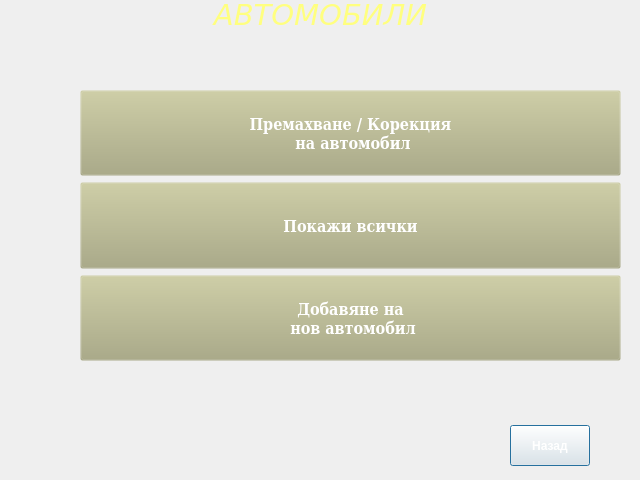
<?xml version="1.0" encoding="UTF-8"?>
<ui version="4.0">
 <class>CarsForm</class>
 <widget class="QDialog" name="CarsForm">
  <property name="geometry">
   <rect>
    <x>0</x>
    <y>0</y>
    <width>640</width>
    <height>480</height>
   </rect>
  </property>
  <property name="sizePolicy">
   <sizepolicy hsizetype="Fixed" vsizetype="Fixed">
    <horstretch>0</horstretch>
    <verstretch>0</verstretch>
   </sizepolicy>
  </property>
  <property name="windowTitle">
   <string>CARS</string>
  </property>
  <property name="styleSheet">
   <string notr="true">background-image: url(:/images/CarFormBackground.jpeg);</string>
  </property>
  <widget class="QLabel" name="L_MainCarsLabel">
   <property name="geometry">
    <rect>
     <x>0</x>
     <y>-1</y>
     <width>641</width>
     <height>31</height>
    </rect>
   </property>
   <property name="font">
    <font>
     <family>DejaVu Sans</family>
     <pointsize>22</pointsize>
     <weight>9</weight>
     <italic>true</italic>
     <bold>false</bold>
    </font>
   </property>
   <property name="styleSheet">
    <string notr="true">color: rgb(255, 255, 127);
font: 75 oblique 22pt &quot;DejaVu Sans&quot;;</string>
   </property>
   <property name="text">
    <string>АВТОМОБИЛИ</string>
   </property>
   <property name="alignment">
    <set>Qt::AlignCenter</set>
   </property>
  </widget>
  <widget class="QPushButton" name="Button_Back">
   <property name="geometry">
    <rect>
     <x>510</x>
     <y>425</y>
     <width>80</width>
     <height>41</height>
    </rect>
   </property>
   <property name="font">
    <font>
     <weight>75</weight>
     <bold>true</bold>
    </font>
   </property>
   <property name="styleSheet">
    <string notr="true">color: rgb(255, 255, 255);</string>
   </property>
   <property name="text">
    <string>Назад</string>
   </property>
  </widget>
  <widget class="QWidget" name="layoutWidget">
   <property name="geometry">
    <rect>
     <x>80</x>
     <y>90</y>
     <width>541</width>
     <height>271</height>
    </rect>
   </property>
   <layout class="QGridLayout" name="gridLayout">
    <property name="leftMargin">
     <number>0</number>
    </property>
    <property name="topMargin">
     <number>0</number>
    </property>
    <property name="rightMargin">
     <number>0</number>
    </property>
    <property name="bottomMargin">
     <number>0</number>
    </property>
    <item row="2" column="0">
     <widget class="QPushButton" name="Button_AddNewAuto">
      <property name="sizePolicy">
       <sizepolicy hsizetype="MinimumExpanding" vsizetype="MinimumExpanding">
        <horstretch>0</horstretch>
        <verstretch>0</verstretch>
       </sizepolicy>
      </property>
      <property name="font">
       <font>
        <family>DejaVu Serif Condensed</family>
        <pointsize>12</pointsize>
        <weight>75</weight>
        <bold>true</bold>
       </font>
      </property>
      <property name="styleSheet">
       <string notr="true">color: rgb(255, 255, 255);
background-color: rgba(170, 170, 127, 0);
</string>
      </property>
      <property name="text">
       <string>Добавяне на 
 нов автомобил</string>
      </property>
     </widget>
    </item>
    <item row="1" column="0">
     <widget class="QPushButton" name="Button_ShowAllAutos">
      <property name="sizePolicy">
       <sizepolicy hsizetype="MinimumExpanding" vsizetype="MinimumExpanding">
        <horstretch>0</horstretch>
        <verstretch>0</verstretch>
       </sizepolicy>
      </property>
      <property name="font">
       <font>
        <family>DejaVu Serif Condensed</family>
        <pointsize>12</pointsize>
        <weight>75</weight>
        <bold>true</bold>
       </font>
      </property>
      <property name="styleSheet">
       <string notr="true">color: rgb(255, 255, 255);
background-color: rgba(170, 170, 127, 0);
</string>
      </property>
      <property name="text">
       <string>Покажи всички</string>
      </property>
     </widget>
    </item>
    <item row="0" column="0">
     <widget class="QPushButton" name="Button_EditAuto">
      <property name="sizePolicy">
       <sizepolicy hsizetype="MinimumExpanding" vsizetype="MinimumExpanding">
        <horstretch>0</horstretch>
        <verstretch>0</verstretch>
       </sizepolicy>
      </property>
      <property name="font">
       <font>
        <family>DejaVu Serif Condensed</family>
        <pointsize>12</pointsize>
        <weight>75</weight>
        <bold>true</bold>
       </font>
      </property>
      <property name="styleSheet">
       <string notr="true">color: rgb(255, 255, 255);
background-color: rgba(170, 170, 127, 0);
</string>
      </property>
      <property name="text">
       <string>Премахване / Корекция 
 на автомобил</string>
      </property>
     </widget>
    </item>
   </layout>
  </widget>
 </widget>
 <resources/>
 <connections/>
</ui>
